Frame 1 (no input): blank canvas, image omitted
Frame 60 (no input): blank canvas, image omitted
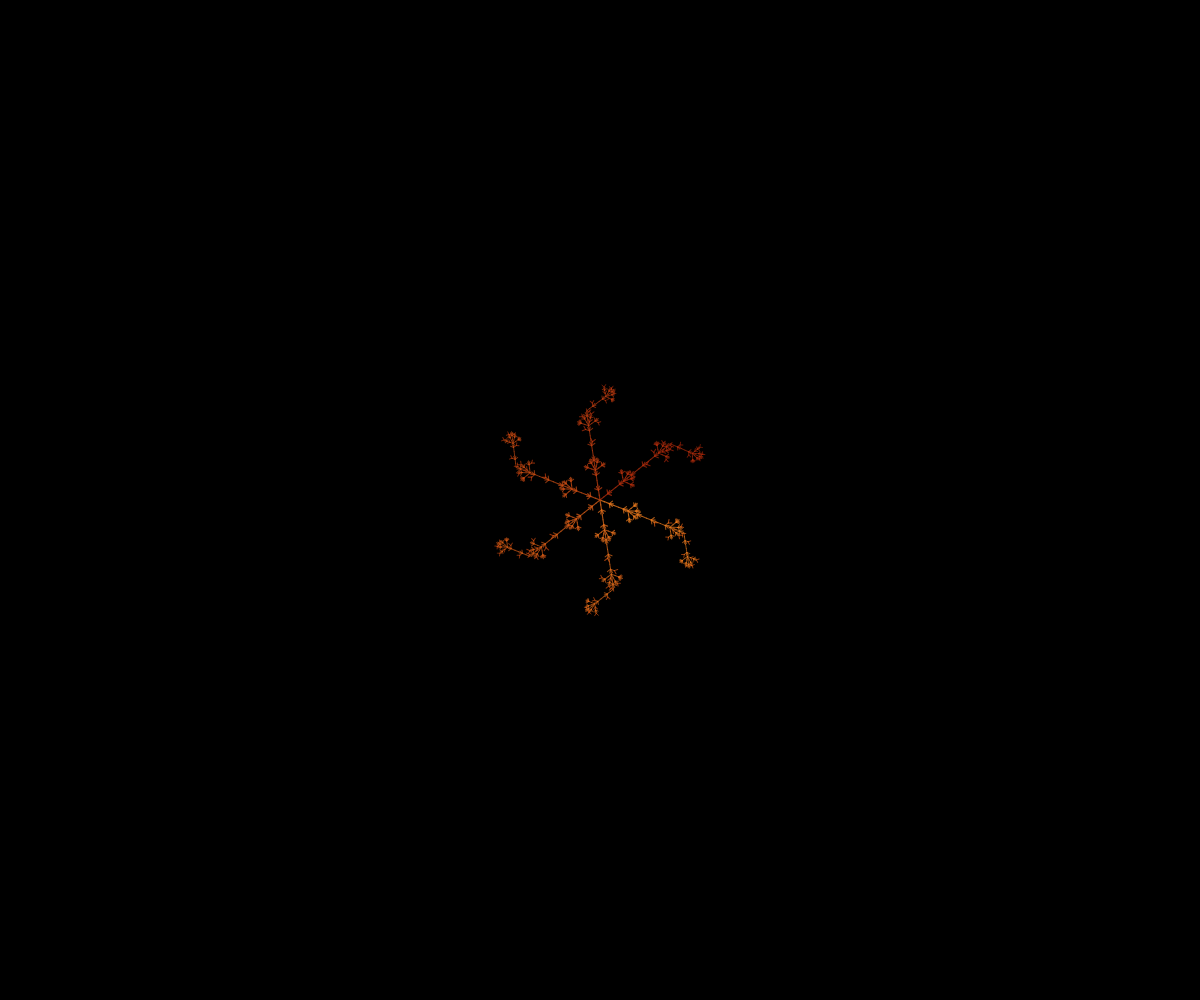
Frame 120 (the mouse pressed at the canvas centre since frame 60)

The p5.js sketch whose frames 1 and 60 were blank and that drew this single picture after the mouse press (run headless with seeded random() and noise() and a simulated clock; from frame 60 on, the mouse is pressed at the canvas centre):

// p5.js sketch
// ── sketch.js
// Single radial L-system
let radialLSystem;

// L-system parameters
const L_SYSTEM_CONFIG = {
  axiom: "F",
  // Modified rule for wider branching
  rules: { 
    "F": "FF[+++F][---F][+F][-F]F"  // Added stronger angles (+++ and ---)
  },
  angle: 20, // Reduced angle for wider spread
  iterations: 4,
  initialLength: 5, // Increased initial length
  branches: 6
};

// Colors - adjusted to be deeper orange
const COLORS = {
  lightOrange: [230, 120, 30],  // Deeper light orange
  deepOrange: [160, 30, 10]     // Very deep orange/rust
};

// Global rotation
let globalRotation = 0;
const rotationSpeed = 0.003; // Faster rotation

// Secondary slow rotation for added complexity
let secondaryRotation = 0;
const secondaryRotationSpeed = 0.0005; // Very slow secondary rotation

function setup() {
  createCanvas(windowWidth, windowHeight);
  background(0);
  frameRate(30);
  
  // Create the radial L-system at the center of the screen
  radialLSystem = new RadialLSystem(
    L_SYSTEM_CONFIG,
    width / 2,
    height / 2
  );
}

function draw() {
  // Clear the background completely to avoid streaks
  background(0);
  
  // Update rotations
  globalRotation += rotationSpeed;
  secondaryRotation += secondaryRotationSpeed;
  
  // Update and draw the L-system
  radialLSystem.update();
  radialLSystem.draw(globalRotation, secondaryRotation);
}

class RadialLSystem {
  constructor(config, x, y) {
    this.config = config;
    this.x = x;
    this.y = y;
    
    // Generate the L-system string
    this.sentence = this.generate(config.axiom, config.rules, config.iterations);
    
    // Animation properties
    this.drawLength = 0;
    this.maxLength = this.sentence.length;
    this.growthRate = 5;
    this.branches = [];
    
    // Initialize branches
    for (let i = 0; i < config.branches; i++) {
      this.branches.push({
        angle: (TWO_PI / config.branches) * i,
        progress: 0,
        rotationOffset: 0 // Store rotation offset for growth path
      });
    }
  }
  
  // Generate the L-system string based on rules and iterations
  generate(axiom, rules, iterations) {
    let result = axiom;
    
    for (let i = 0; i < iterations; i++) {
      let newResult = '';
      for (let j = 0; j < result.length; j++) {
        const current = result[j];
        if (rules[current]) {
          newResult += rules[current];
        } else {
          newResult += current;
        }
      }
      result = newResult;
    }
    
    return result;
  }
  
  // Update the L-system animation
  update() {
    // Grow the drawing length
    if (this.drawLength < this.maxLength) {
      this.drawLength += this.growthRate;
      this.drawLength = min(this.drawLength, this.maxLength);
    }
    
    // Update branch progress and rotation offset
    for (let branch of this.branches) {
      if (branch.progress < 1) {
        branch.progress = min(branch.progress + 0.001, 1);
      }
      // Update rotation offset based on secondary rotation
      branch.rotationOffset = sin(secondaryRotation) * 0.2;
    }
  }
  
  // Draw the L-system
  draw(globalRotation, secondaryRotation) {
    push();
    // Apply global rotation to the entire system
    translate(this.x, this.y);
    rotate(globalRotation);
    
    // Draw each branch
    for (let i = 0; i < this.branches.length; i++) {
      const branch = this.branches[i];
      
      // Calculate color based on branch position in the circle
      // Map from light orange to deep orange
      const colorRatio = i / this.branches.length;
      const r = lerp(COLORS.lightOrange[0], COLORS.deepOrange[0], colorRatio);
      const g = lerp(COLORS.lightOrange[1], COLORS.deepOrange[1], colorRatio);
      const b = lerp(COLORS.lightOrange[2], COLORS.deepOrange[2], colorRatio);
      
      push();
      // Apply branch angle with rotation offset
      rotate(branch.angle + branch.rotationOffset);
      
      // Set the color with reduced brightness
      const strokeColor = color(r, g, b, 180); // Slightly increased opacity
      stroke(strokeColor);
      strokeWeight(1.2);
      
      // Draw the L-system branch with additional branches
      this.drawBranchWithExtras(branch.progress, strokeColor, secondaryRotation + i * 0.5);
      
      pop();
    }
    pop();
  }
  
  // Draw a single branch of the L-system with additional branches
  drawBranchWithExtras(progress, baseColor, branchRotation) {
    let length = this.config.initialLength;
    let angle = radians(this.config.angle);
    
    // Use a stack to keep track of positions and angles
    let stack = [];
    let currentX = 0;
    let currentY = 0;
    let currentAngle = 0; // Start pointing right
    
    // Calculate how much of the sentence to draw based on progress
    const drawUpTo = floor(this.sentence.length * progress);
    
    // Counter for adding extra branches
    let stepCounter = 0;
    
    // Only draw up to the current drawLength and progress
    for (let i = 0; i < min(this.drawLength, drawUpTo); i++) {
      const char = this.sentence[i];
      
      switch (char) {
        case 'F':
          // Draw a line
          const nextX = currentX + cos(currentAngle) * length;
          const nextY = currentY + sin(currentAngle) * length;
          
          // Fade the stroke weight and opacity as we get further from center
          const distFromCenter = dist(0, 0, currentX, currentY);
          const maxDist = 500; // Increased max distance for wider spread
          const fadeRatio = constrain(1 - (distFromCenter / maxDist), 0.1, 1);
          strokeWeight(fadeRatio * 1.2);
          
          // Create a new color with adjusted alpha
          const fadedColor = color(
            red(baseColor), 
            green(baseColor), 
            blue(baseColor), 
            200 * fadeRatio
          );
          stroke(fadedColor);
          
          line(currentX, currentY, nextX, nextY);
          currentX = nextX;
          currentY = nextY;
          
          // Add extra branches every few steps
          stepCounter++;
          if (stepCounter % 6 === 0 && distFromCenter > 50) { // More frequent branches (6 instead of 8)
            // Save current state
            stack.push({x: currentX, y: currentY, angle: currentAngle, len: length});
            
            // Create a wider angle for these special branches
            const specialAngle = angle * 2.0; // Increased angle multiplier for wider spread
            
            // Draw extra branch to the right
            currentAngle += specialAngle;
            let branchX = currentX + cos(currentAngle) * (length * 0.9); // Longer branches (0.9 vs 0.8)
            let branchY = currentY + sin(currentAngle) * (length * 0.9);
            
            // Draw with a slightly different color
            const specialColor = color(
              min(red(baseColor) * 1.1, 255), 
              green(baseColor) * 0.9, 
              blue(baseColor) * 0.8, 
              180 * fadeRatio
            );
            stroke(specialColor);
            line(currentX, currentY, branchX, branchY);
            
            // Draw extra branch to the left
            const state = stack.pop();
            currentX = state.x;
            currentY = state.y;
            currentAngle = state.angle - specialAngle;
            
            branchX = currentX + cos(currentAngle) * (length * 0.9);
            branchY = currentY + sin(currentAngle) * (length * 0.9);
            
            line(currentX, currentY, branchX, branchY);
            
            // Restore original state
            currentX = state.x;
            currentY = state.y;
            currentAngle = state.angle;
          }
          break;
        case '+':
          // Turn right with slight variation based on rotation
          currentAngle += angle + sin(branchRotation * 0.1) * 0.05;
          break;
        case '-':
          // Turn left with slight variation based on rotation
          currentAngle -= angle + sin(branchRotation * 0.1) * 0.05;
          break;
        case '[':
          // Save current state
          stack.push({x: currentX, y: currentY, angle: currentAngle, len: length});
          // Reduce length for branches to create depth effect
          // Less significant reduction for wider branching
          length *= 0.8; // Changed from 0.7 to 0.8 for less depth reduction
          break;
        case ']':
          // Restore previous state
          if (stack.length > 0) {
            const state = stack.pop();
            currentX = state.x;
            currentY = state.y;
            currentAngle = state.angle;
            length = state.len; // Restore original length
          }
          break;
      }
    }
  }
}

// Resize canvas when window is resized
function windowResized() {
  resizeCanvas(windowWidth, windowHeight);
  background(0);
  
  // Reposition the L-system at the center
  if (radialLSystem) {
    radialLSystem.x = width / 2;
    radialLSystem.y = height / 2;
  }
}

// Add mouse interaction to adjust growth rate
function mouseMoved() {
  if (radialLSystem) {
    // Map mouse position to growth rate
    const newGrowthRate = map(mouseX, 0, width, 1, 15);
    radialLSystem.growthRate = newGrowthRate;
  }
} 
// ── style.css
html, body {
  margin: 0;
  padding: 0;
  display: flex;
  justify-content: center;
  align-items: center;
  height: 100vh;
  background-color: #000;
}

canvas {
  display: block;
} 
